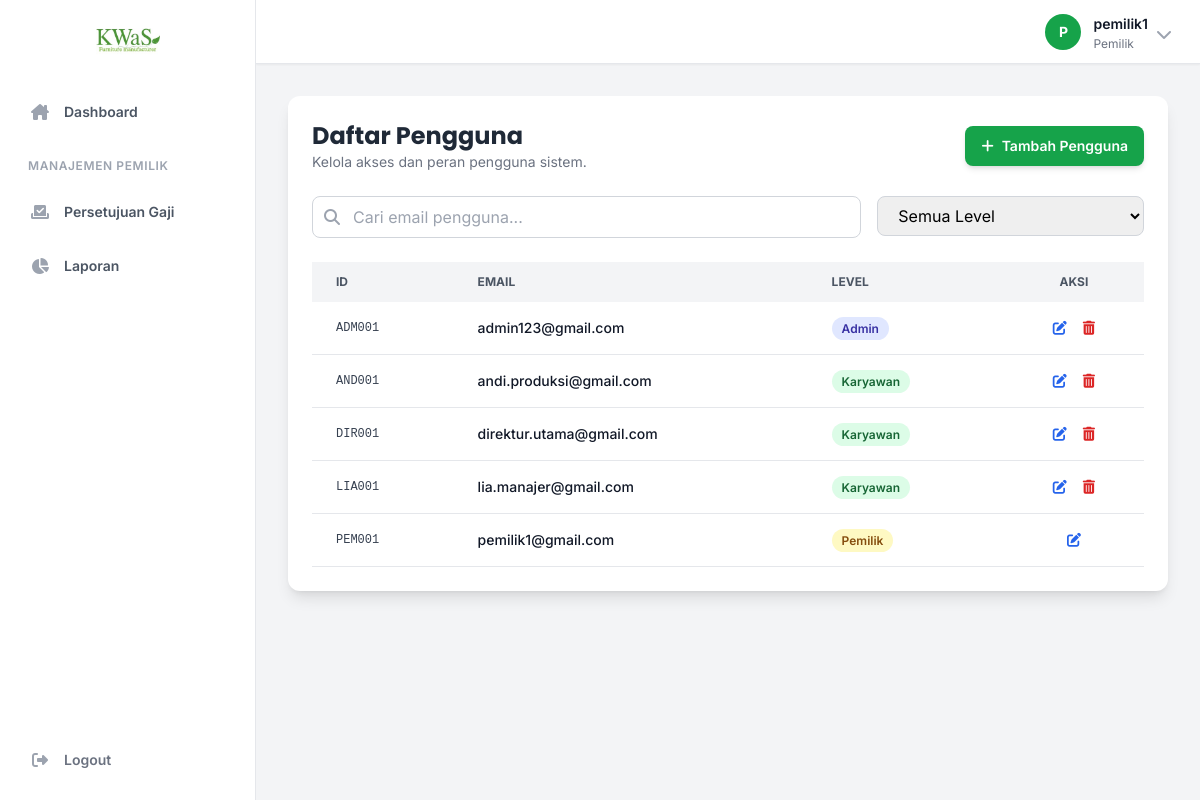
The page /pages/pengguna.php (signed in) on the database its author committed.
### tables this page shows
CREATE TABLE PENGGUNA (
    Id_Pengguna VARCHAR(15) PRIMARY KEY,
    Email VARCHAR(50) UNIQUE NOT NULL,
    Password VARCHAR(255) NOT NULL,
    Level VARCHAR(30) NOT NULL
);

### includes/functions.php (called while the page is built, shortened)
<?php
function e($string) {
    return htmlspecialchars($string ?? '', ENT_QUOTES, 'UTF-8');
}
?>

### pages/pengguna.php (the view, shortened to what this page needs)
<?php
require_once __DIR__ . '/../includes/functions.php';
$action = $_GET['action'] ?? 'list';
$page = isset($_GET['page']) ? (int)$_GET['page'] : 1;
$search = $_GET['search'] ?? '';
$records_per_page = 10;
$offset = ($page - 1) * $records_per_page;
require_once __DIR__ . '/../includes/header.php';
?>
<?php if ($action === 'list'): ?>
    <div class="bg-white p-6 rounded-xl shadow-lg">
        <div class="flex flex-col sm:flex-row justify-between items-start sm:items-center mb-6 gap-4">
            <div>
                <h2 class="text-2xl font-bold text-gray-800 font-poppins">Daftar Pengguna</h2>
                <p class="text-gray-500 text-sm">Kelola akses dan peran pengguna sistem.</p>
            </div>
            <a href="pengguna.php?action=add" class="w-full sm:w-auto bg-green-600 text-white px-4 py-2.5 rounded-lg hover:bg-green-700 text-sm font-semibold shadow-md hover:shadow-lg transition-all flex items-center justify-center">
                <i class="fa-solid fa-plus mr-2"></i>Tambah Pengguna
            </a>
        </div>
        <form method="get" action="pengguna.php" class="mb-6 grid grid-cols-1 md:grid-cols-3 gap-4">
            <div class="md:col-span-2">
                <div class="relative">
                    <input type="text" name="search" value="<?= e($search) ?>" placeholder="Cari email pengguna..." class="w-full pl-10 pr-4 py-2 border border-gray-300 rounded-lg focus:outline-none focus:ring-2 focus:ring-green-500">
                    <div class="absolute inset-y-0 left-0 pl-3 flex items-center pointer-events-none">
                    </div>
                </div>
            </div>
            <div>
                <select name="level" onchange="this.form.submit()" class="w-full px-4 py-2 border border-gray-300 rounded-lg focus:outline-none focus:ring-2 focus:ring-green-500">
                    <option value="">Semua Level</option>
                </select>
            </div>
        </form>
        <div class="overflow-x-auto">
            <table class="w-full text-sm text-left text-gray-700">
                <thead class="text-xs uppercase bg-gray-100 text-gray-600">
                    <tr>
                        <th class="px-6 py-3">ID</th>
                        <th class="px-6 py-3">Email</th>
                        <th class="px-6 py-3">Level</th>
                        <th class="px-6 py-3 text-center">Aksi</th>
                    </tr>
                </thead>
                <tbody>
                    <?php
                    $search_param = "%" . $search . "%";
                    $sql = "SELECT * FROM PENGGUNA WHERE Email LIKE :search";
                    $sql .= " ORDER BY Level, Email ASC LIMIT :limit OFFSET :offset";
                    $stmt = $conn->prepare($sql);
                    $stmt->bindValue(':search', $search_param);
                    $stmt->bindValue(':limit', (int) $records_per_page, PDO::PARAM_INT);
                    $stmt->bindValue(':offset', (int) $offset, PDO::PARAM_INT);
                    $stmt->execute();
                    if($stmt->rowCount() > 0) {
                        while ($row = $stmt->fetch(PDO::FETCH_ASSOC)):
                    ?>
                    <tr class="bg-white border-b hover:bg-gray-50 transition-colors">
                        <td class="px-6 py-4 font-mono text-xs"><?= e($row['Id_Pengguna']) ?></td>
                        <td class="px-6 py-4 font-medium text-gray-900"><?= e($row['Email']) ?></td>
                        <td class="px-6 py-4">
                            <span class="px-2.5 py-1 text-xs font-semibold rounded-full
                                <?= $row['Level'] === 'Admin' ? 'bg-indigo-100 text-indigo-800' : '' ?>
                                <?= $row['Level'] === 'Pemilik' ? 'bg-yellow-100 text-yellow-800' : '' ?>
                                <?= $row['Level'] === 'Karyawan' ? 'bg-green-100 text-green-800' : '' ?>
                            ">
                                <?= e(ucfirst($row['Level'])) ?>
                            </span>
                        </td>
                        <td class="px-6 py-4 text-center">
                            <div class="flex items-center justify-center gap-4">
                                <a href="pengguna.php?action=edit&id=<?= e($row['Id_Pengguna']) ?>" class="text-blue-600 hover:text-blue-800" title="Edit"><i class="fa-solid fa-pen-to-square"></i></a>
                                <?php if ($row['Id_Pengguna'] !== $_SESSION['user_id']): ?>
                                <a href="pengguna.php?action=delete&id=<?= e($row['Id_Pengguna']) ?>&token=<?= e($_SESSION['csrf_token']) ?>" class="text-red-600 hover:text-red-800" onclick="return confirm('Yakin ingin menghapus pengguna ini?')" title="Hapus"><i class="fa-solid fa-trash-alt"></i></a>
                                <?php endif; ?>
                            </div>
                        </td>
                    </tr>
                    <?php
                        endwhile;
                    } else {
                        echo '<tr><td colspan="4" class="text-center py-5 text-gray-500">Tidak ada data ditemukan.</td></tr>';
                    }
                    ?>
                </tbody>
            </table>
        </div>
    </div>
<?php endif; ?>
<?php
require_once __DIR__ . '/../includes/footer.php';
?>

### includes/header.php (style rules this page uses)
body { font-family: 'Inter', sans-serif; }
.font-poppins { font-family: 'Poppins', sans-serif; }

### rows shown on the page
pengguna: Id_Pengguna "ADM001", Email "admin123@gmail.com", Level "Admin"
pengguna: Id_Pengguna "AND001", Email "andi.produksi@gmail.com", Level "Karyawan"
pengguna: Id_Pengguna "DIR001", Email "direktur.utama@gmail.com", Level "Karyawan"
pengguna: Id_Pengguna "LIA001", Email "lia.manajer@gmail.com", Level "Karyawan"
pengguna: Id_Pengguna "PEM001", Email "pemilik1@gmail.com", Level "Pemilik"

### other values the page prints
$item['name'] "Dashboard"
$item['group'] "MANAJEMEN PEMILIK"
$item['name'] "Persetujuan Gaji"
$item['name'] "Laporan"
substr($current_user_name, 0, 1) "P"
$current_user_name "pemilik1"
$current_user_level "Pemilik"
